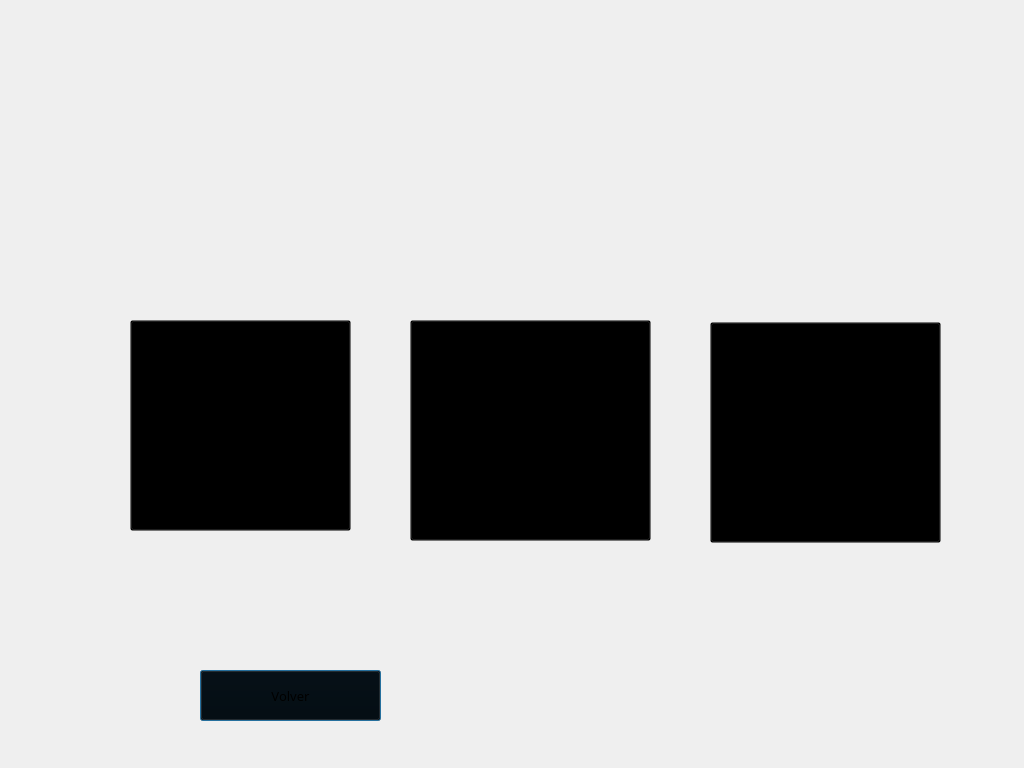
<?xml version="1.0" encoding="UTF-8"?>
<ui version="4.0">
 <class>modulo5</class>
 <widget class="QDialog" name="modulo5">
  <property name="geometry">
   <rect>
    <x>0</x>
    <y>0</y>
    <width>1024</width>
    <height>768</height>
   </rect>
  </property>
  <property name="minimumSize">
   <size>
    <width>1024</width>
    <height>768</height>
   </size>
  </property>
  <property name="maximumSize">
   <size>
    <width>1024</width>
    <height>768</height>
   </size>
  </property>
  <property name="sizeIncrement">
   <size>
    <width>1024</width>
    <height>768</height>
   </size>
  </property>
  <property name="baseSize">
   <size>
    <width>1024</width>
    <height>768</height>
   </size>
  </property>
  <property name="windowTitle">
   <string>Datos estadísticos</string>
  </property>
  <widget class="QLabel" name="fondo_modulo5">
   <property name="geometry">
    <rect>
     <x>0</x>
     <y>0</y>
     <width>1031</width>
     <height>771</height>
    </rect>
   </property>
   <property name="text">
    <string/>
   </property>
   <property name="pixmap">
    <pixmap>fondo_modulo_5.png</pixmap>
   </property>
   <property name="scaledContents">
    <bool>true</bool>
   </property>
  </widget>
  <widget class="QPushButton" name="btn_volver_menu">
   <property name="geometry">
    <rect>
     <x>200</x>
     <y>670</y>
     <width>181</width>
     <height>51</height>
    </rect>
   </property>
   <property name="font">
    <font>
     <family>Century Gothic</family>
     <pointsize>10</pointsize>
    </font>
   </property>
   <property name="styleSheet">
    <string notr="true">QPushButton{
background-color:transparent;}</string>
   </property>
   <property name="text">
    <string>Volver</string>
   </property>
  </widget>
  <widget class="QPushButton" name="btn_ocupacion">
   <property name="geometry">
    <rect>
     <x>130</x>
     <y>320</y>
     <width>221</width>
     <height>211</height>
    </rect>
   </property>
   <property name="styleSheet">
    <string notr="true">QPushButton{
background-color:transparent;}</string>
   </property>
   <property name="text">
    <string/>
   </property>
  </widget>
  <widget class="QPushButton" name="btn_reservadas">
   <property name="geometry">
    <rect>
     <x>410</x>
     <y>320</y>
     <width>241</width>
     <height>221</height>
    </rect>
   </property>
   <property name="styleSheet">
    <string notr="true">QPushButton{
background-color:transparent;
}</string>
   </property>
   <property name="text">
    <string/>
   </property>
  </widget>
  <widget class="QPushButton" name="btn_estancia">
   <property name="geometry">
    <rect>
     <x>710</x>
     <y>322</y>
     <width>231</width>
     <height>221</height>
    </rect>
   </property>
   <property name="styleSheet">
    <string notr="true">QPushButton{
background-color:transparent;
}
</string>
   </property>
   <property name="text">
    <string/>
   </property>
  </widget>
 </widget>
 <resources/>
 <connections/>
</ui>
